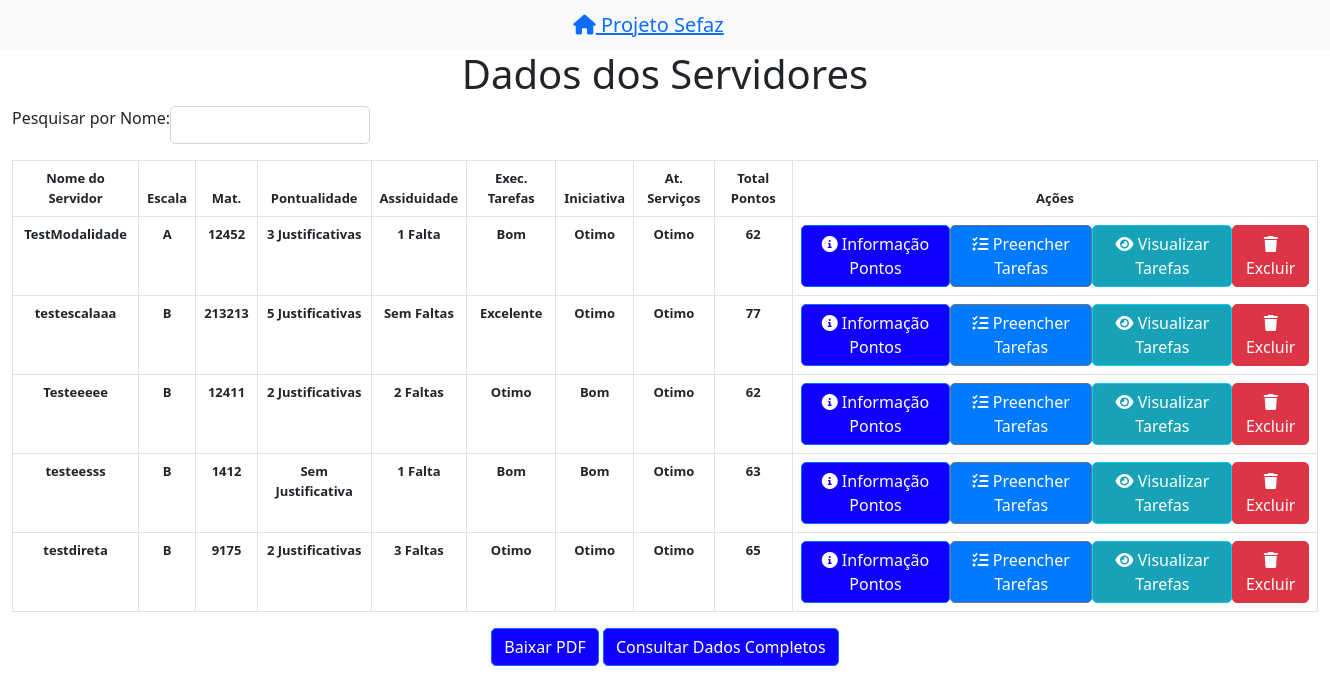
The app's page /dados_servidor/, older data.
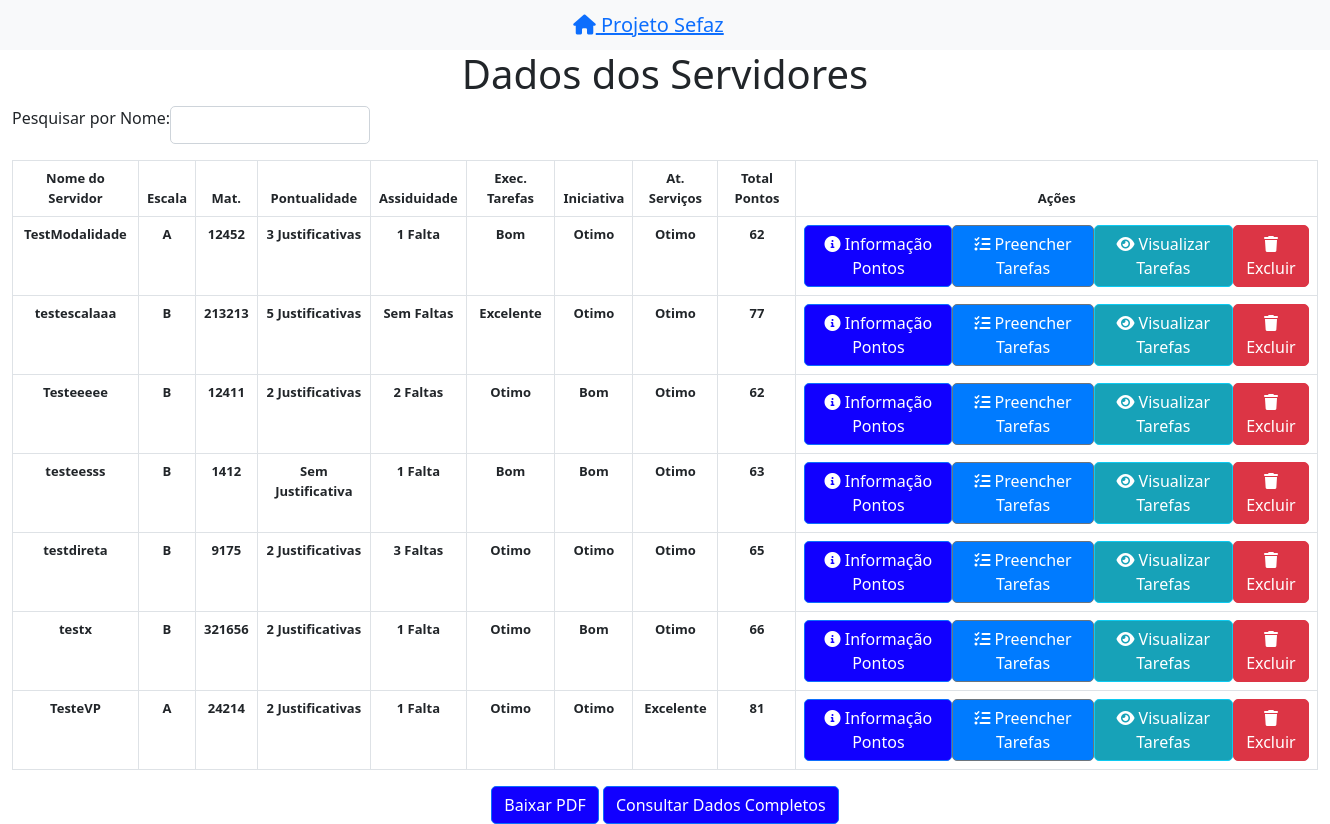
The same page, newer data.
### app_cad_serv/models.py (models this page shows, shortened)
class Servidor(models.Model):
    def validar_nome(value):
        if any(char.isdigit() for char in value):
            raise ValidationError('O nome não pode conter números.')
    def validar_matricula(value):
        if not value.isdigit():
            raise ValidationError('A matrícula deve conter apenas números.')
    ESCALA_CHOICES = [
        ('A', 'A'),
        ('B', 'B'),
        ('C', 'C'),
        ('D', 'D'),
    ]
    PONTUALIDADE_CHOICES = [
        ('Sem Justificativa', 'Sem Justificativa'),
        ('2 Justificativas', '2 Justificativas'),
        ('3 Justificativas', '3 Justificativas'),
        ('5 Justificativas', '5 Justificativas'),
    ]
    ASSIDUIDADE_CHOICES = [
        ('Sem Faltas', 'Sem Faltas'),
        ('1 Falta', '1 Falta'),
        ('2 Faltas', '2 Faltas'),
        ('3 Faltas', '3 Faltas'),
    ]
    EXECUCAO_TAREFAS_CHOICES = [
        ('Excelente', 'Excelente'),
        ('Otimo', 'Ótimo'),
        ('Bom', 'Bom'),
        ('Regular', 'Regular'),
    ]
    INICIATIVA_CHOICES = [
        ('Excelente', 'Excelente'),
        ('Otimo', 'Ótimo'),
        ('Bom', 'Bom'),
        ('Regular', 'Regular'),
    ]
    ATENDIMENTO_SERVICOS_CHOICES = [
        ('Excelente', 'Excelente'),
        ('Otimo', 'Ótimo'),
        ('Bom', 'Bom'),
        ('Regular', 'Regular'),
    ]
    TIPO_ESCALA_CHOICES = [
        ('DIRETA', 'Direta'),
        ('INDIRETA', 'Indireta'),
    ]
    TIPO_MODALIDADE_CHOICES = [
        ('PRESENCIAL', 'Presencial'),
        ('REMOTO', 'Remoto'),
    ]
    nome = models.CharField(max_length=100, null=False, default='', validators=[validar_nome])
    escala = models.CharField(max_length=10, choices=ESCALA_CHOICES)
    tipo_escala = models.CharField(max_length=10, choices=TIPO_ESCALA_CHOICES, default='')
    matricula = models.CharField(max_length=10, null=False, default='', unique=True, validators=[validar_matricula])
    pontualidade = models.CharField(max_length=50, choices=PONTUALIDADE_CHOICES)
    assiduidade = models.CharField(max_length=10, choices=ASSIDUIDADE_CHOICES)
    execucao_tarefas = models.CharField(max_length=10, choices=EXECUCAO_TAREFAS_CHOICES)
    iniciativa = models.CharField(max_length=10, choices=INICIATIVA_CHOICES)
    atendimento_servicos = models.CharField(max_length=10, choices=ATENDIMENTO_SERVICOS_CHOICES)
    total_pontos = models.IntegerField(default=0)
    gratificacao_pontos = models.IntegerField(default=0)
    tipo_modalidade = models.CharField(max_length=10,choices=TIPO_MODALIDADE_CHOICES, default='')
    mes_referencia = models.CharField(max_length=20, default='')

### app_cad_serv/views.py (the view)
# urls.py: path('dados_servidor/', views.dados_servidor, name='dados_servidor'),
def dados_servidor(request):
    servidores = Servidor.objects.all()
    return render(request, 'servidores/dados_servidor.html', {'servidores': servidores})

### app_cad_serv/templates/servidores/dados_servidor.html (shortened to what this page needs)
<!DOCTYPE html>
<html lang="en">
<head>
  <link href="https://cdn.jsdelivr.net/npm/bootstrap@5.0.2/dist/css/bootstrap.min.css" rel="stylesheet">
  <link rel="stylesheet" href="https://cdnjs.cloudflare.com/ajax/libs/font-awesome/6.0.0-beta3/css/all.min.css">
</head>
<body class="m-0">
  <nav class="navbar navbar-light bg-light">
    <div class="container-fluid text-center">
      <span class="navbar-brand mb-0 h1 d-flex justify-content-center">
        <a href="{% url 'home' %}">
          <i class="fas fa-home"></i> Projeto Sefaz
        </a>
      </span>
    </div>
  </nav>
  <div class="container-fluid text-center">
    <h1>Dados dos Servidores</h1>
    <div class="mb-3 d-flex justify-content-start">
      <label for="searchInput" class="form-label">Pesquisar por Nome:</label>
      <input type="text" class="form-control" id="searchInput" oninput="filterServidores()">
    </div>
    <table id="tabelaServidores" class="table table-bordered small-font">
      <thead>
        <tr>
          <th>Nome do Servidor</th>
          <th>Escala</th>
          <th>Mat.</th>
          <th>Pontualidade</th>
          <th>Assiduidade</th>
          <th>Exec. Tarefas</th>
          <th>Iniciativa</th>
          <th>At. Serviços</th>
          <th>Total Pontos</th>
          <th>Ações</th>
        </tr>
      </thead>
      <tbody>
        {% for servidor in servidores %}
          <tr>
            <td>{{ servidor.nome }}</td>
            <td>{{ servidor.escala }}</td>
            <td>{{ servidor.matricula }}</td>
            <td>{{ servidor.pontualidade }}</td>
            <td>{{ servidor.assiduidade }}</td>
            <td>{{ servidor.execucao_tarefas }}</td>
            <td>{{ servidor.iniciativa }}</td>
            <td>{{ servidor.atendimento_servicos }}</td>
            <td>{{ servidor.total_pontos }}</td>
            <td>
              <div class="d-flex">
                <a href="{% url 'relatorio_servidor' servidor.id %}" class="btn btn-primary mr-2">
                  <i class="fas fa-info-circle"></i> Informação Pontos
                </a>
                <a href="{% url 'preencher_tarefas' servidor.id %}" class="btn btn-secondary mr-2">
                  <i class="fas fa-tasks"></i> Preencher Tarefas
                </a>
                <a href="{% url 'visualizar_tarefas_servidor' servidor.id %}" class="btn btn-info mr-2">
                  <i class="fas fa-eye"></i> Visualizar Tarefas
                </a>
                <a href="{% url 'excluir_servidor' servidor.id %}" class="btn btn-danger">
                  <i class="fas fa-trash"></i> Excluir
                </a>
              </div>
            </td>
          </tr>
        {% endfor %}
      </tbody>
    </table>
    <a href="{% url 'download_pdf' %}" class="btn btn-primary">Baixar PDF</a>
    <a href="/dados_servidor_geral" class="btn btn-primary"> Consultar Dados Completos </a>
  </div>
</body>
</html>

Row changes from the older to the newer data that the page shows:
added Servidor: nome "testx", escala "B", matricula "321656", pontualidade "2 Justificativas", assiduidade "1 Falta", execucao_tarefas "Otimo", iniciativa "Bom", atendimento_servicos "Otimo", total_pontos "66"
added Servidor: nome "TesteVP", escala "A", matricula "24214", pontualidade "2 Justificativas", assiduidade "1 Falta", execucao_tarefas "Otimo", iniciativa "Otimo", atendimento_servicos "Excelente", total_pontos "81"
